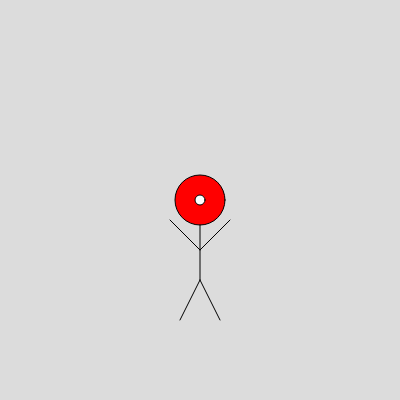
Frame 1 (no input)
Frame 60 (no input): identical to frame 1, image omitted
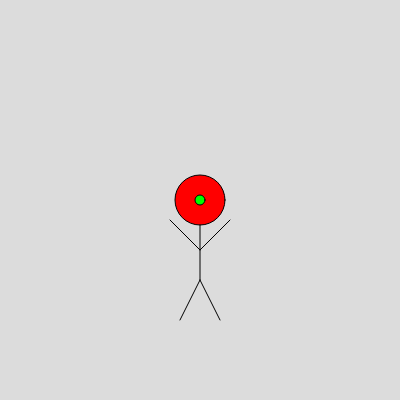
Frame 120 (the mouse pressed at the canvas centre since frame 60)

The p5.js sketch that drew these frames (run headless with seeded random() and noise() and a simulated clock; from frame 60 on, the mouse is pressed at the canvas centre):

// p5.js sketch
// ── sketch.js
let characterX;
let characterY;
let isCharacterClicked = false;

function setup() {
  createCanvas(400, 400);
  characterX = width / 2;
  characterY = height / 2;
}

function draw() {
  background(220);
  
  // Draw character
  fill(255, 0, 0); // Red color
  ellipse(characterX, characterY, 50, 50); // Head
  line(characterX, characterY + 25, characterX, characterY + 80); // Body
  line(characterX, characterY + 50, characterX - 30, characterY + 20); // Left arm
  line(characterX, characterY + 50, characterX + 30, characterY + 20); // Right arm
  line(characterX, characterY + 80, characterX - 20, characterY + 120); // Left leg
  line(characterX, characterY + 80, characterX + 20, characterY + 120); // Right leg
  
  // Check if character is clicked
  if (isCharacterClicked) {
    fill(0, 255, 0); // Green color when clicked
  } else {
    fill(255); // White color when not clicked
  }
  ellipse(characterX, characterY, 10, 10); // Mouse target
  
}

function mousePressed() {
  let d = dist(mouseX, mouseY, characterX, characterY);
  if (d < 25) {
    isCharacterClicked = !isCharacterClicked;
  }
}

function mouseDragged() {
  if (isCharacterClicked) {
    characterX = mouseX;
    characterY = mouseY;
  }
}
